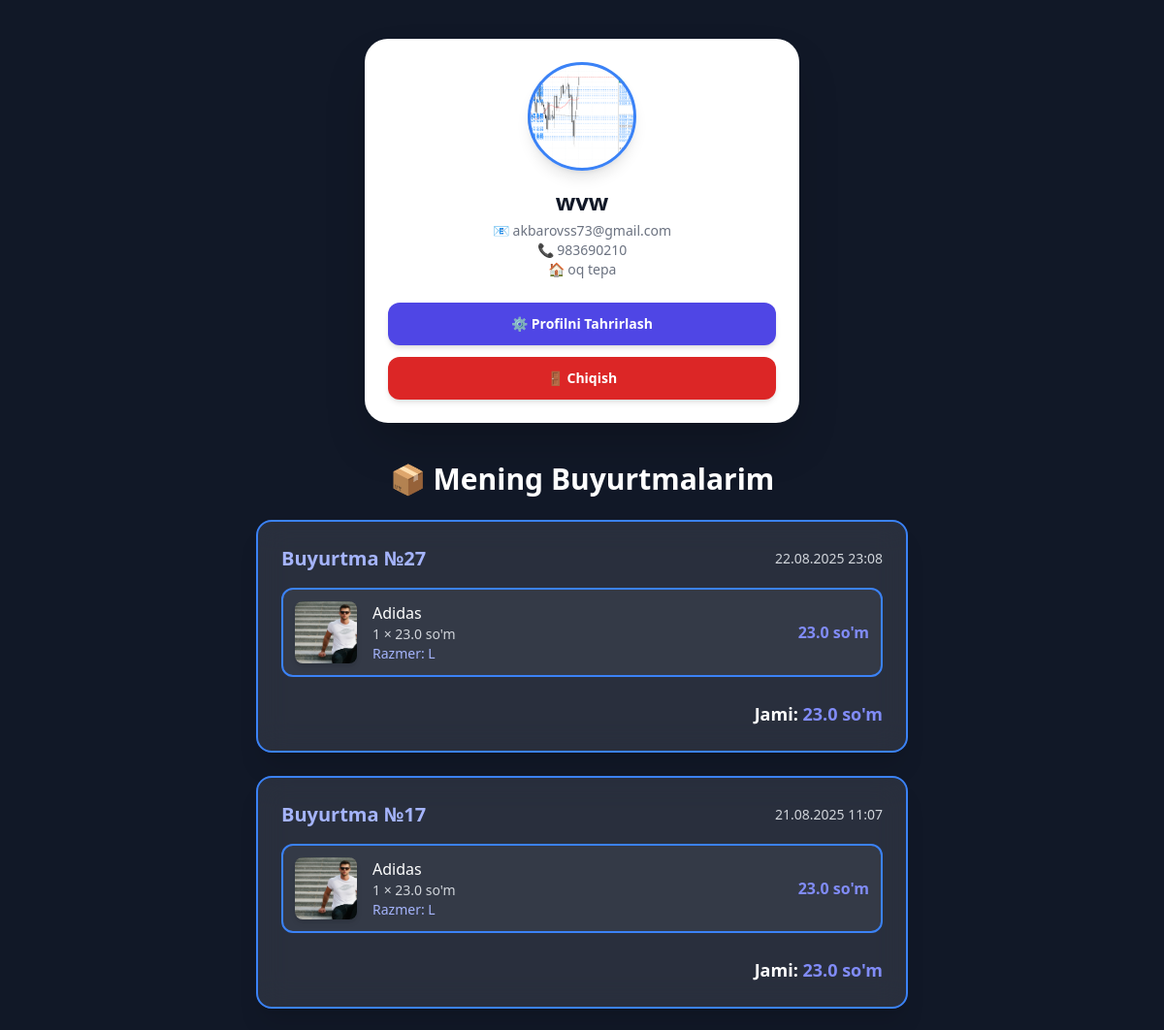
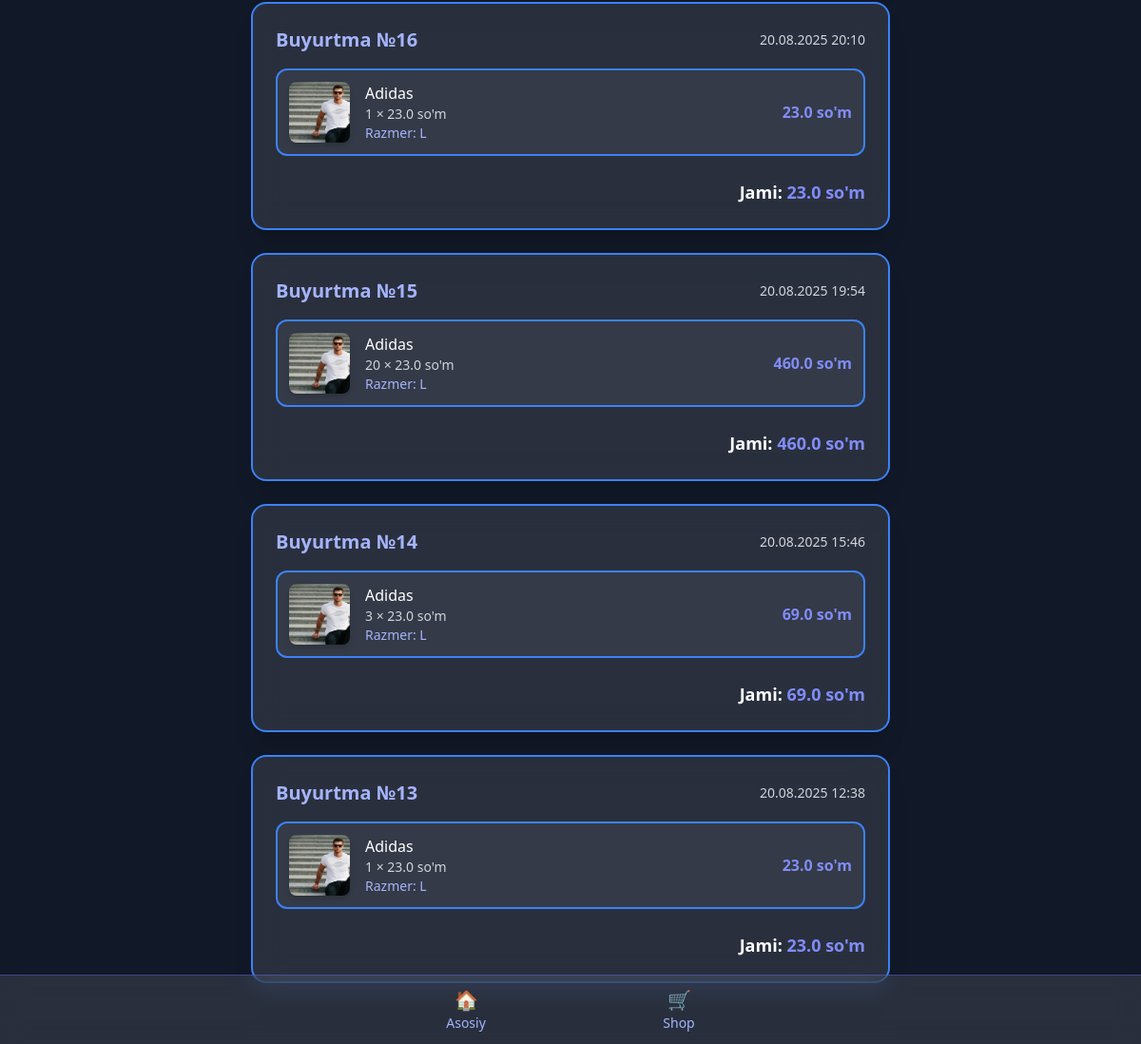
Screenshot of /user/profile/ (signed in) with the database file from the repository (2 pictures, top to bottom).
### user/models.py (models this page shows, shortened)
class CustomUser(AbstractUser):
    phone = models.CharField(max_length=13, blank=True, null=True)
    address = models.TextField(blank=True, null=True)
    avatar = models.ImageField(upload_to='avatars/', blank=True, null=True)

### store/models.py (models this page shows, shortened)
class Order(models.Model):
    user = models.ForeignKey(settings.AUTH_USER_MODEL, on_delete=models.CASCADE, blank=True, null=True)
    customer_name = models.CharField(max_length=100)
    customer_phone = models.CharField(max_length=20)
    customer_address = models.CharField(max_length=255)
    created_at = models.DateTimeField(auto_now_add=True)
    data = models.JSONField(default=dict)

class Product(models.Model):
    CATEGORY_CHOICES = [
        ('krasovka', 'Krasovka'),
        ('shim', 'Shim'),
        ('kiyim', 'Kiyim'),
        ('kurtka', 'Kurtka'),
    ]
    name = models.CharField(max_length=255)
    category = models.CharField(max_length=50, choices=CATEGORY_CHOICES)
    image = ImageField(blank=True, manual_crop="")  # Uploadcare ImageField
    price = models.DecimalField(max_digits=10, decimal_places=2)

### user/views.py (the view)
# urls.py: path("profile/", views.profile, name="profile"),
@login_required
def profile(request):
    orders = Order.objects.filter(user=request.user).order_by("-created_at")
    for order in orders:
        total_price = 0
        data = order.data if isinstance(order.data, dict) else json.loads(order.data)
        for key, item in data.items():
            product = Product.objects.get(id=item['id'])
            item['name'] = product.name
            item['image'] = product.image.url
            item['price'] = float(product.price)
            item['total'] = item['price'] * int(item['qty'])
            total_price += item['total']
        order.data_items = data.values()  # 👈 template’da ishlatamiz
        order.total_price = total_price
    return render(request, 'user/profile.html', {'orders': orders})

### templates/user/profile.html (shortened to what this page needs)
<!DOCTYPE html>
<html lang="uz">
<head>
  <script src="https://cdn.tailwindcss.com"></script>
</head>
<body class="bg-gray-900 text-white">
  <div class="relative min-h-screen">
    <div class="relative z-10 px-4 sm:px-6 py-10">
      <div class="bg-white text-gray-900 rounded-3xl shadow-2xl p-6 text-center animate-fadeIn max-w-md mx-auto">
        <div class="relative w-28 h-28 mx-auto rounded-full shadow-lg">
          <div class="absolute inset-0 rounded-full border-[3px] border-blue-500 animate-glow"></div>
          <div class="w-full h-full rounded-full overflow-hidden">
            {% if user.avatar %}
            <img src="{{ user.avatar.url }}" alt="Avatar" class="w-full h-full object-cover">
            {% else %}
            <img src="https://via.placeholder.com/150" alt="Avatar" class="w-full h-full object-cover">
            {% endif %}
          </div>
        </div>
        <h2 class="mt-4 text-xl sm:text-2xl font-bold">{{ user.username }}</h2>
        <p class="text-gray-500 text-sm mt-1 break-words">📧 {{ user.email }}</p>
        <p class="text-gray-500 text-sm break-words">📞 {{ user.phone }}</p>
        <p class="text-gray-500 text-sm break-words">🏠 {{ user.address }}</p>
        <div class="mt-6 flex flex-col gap-3">
          <a href="{% url 'user:edit_profile' %}"
            class="w-full py-3 rounded-xl bg-indigo-600 text-white font-semibold shadow-md hover:bg-indigo-700 transition transform hover:scale-105 text-sm">
            ⚙️ Profilni Tahrirlash
          </a>
          <a href="{% url 'user:logout' %}"
            class="w-full py-3 rounded-xl bg-red-600 text-white font-semibold shadow-md hover:bg-red-700 transition transform hover:scale-105 text-sm">
            🚪 Chiqish
          </a>
        </div>
      </div>
      <h2 class="text-2xl sm:text-3xl font-bold text-center text-white mt-10 mb-6 animate-slideUp">
        📦 Mening Buyurtmalarim
      </h2>
      {% if orders %}
      <div class="space-y-6 max-w-2xl mx-auto">
        {% for order in orders %}
        <div
          class="neon-border bg-white/10 backdrop-blur-lg rounded-2xl shadow-xl p-6 animate-fadeIn hover:scale-[1.02] transition duration-300">
          <div class="flex justify-between items-center mb-4">
            <h3 class="text-lg sm:text-xl font-semibold text-indigo-300">
              Buyurtma №{{ order.id }}
            </h3>
            <span class="text-sm text-gray-300">
              {{ order.created_at|date:"d.m.Y H:i" }}
            </span>
          </div>
          <ul class="space-y-4">
            {% for item in order.data_items %}
            <li class="neon-border flex items-center gap-4 rounded-xl p-3 bg-white/5 hover:bg-white/10 transition">
              <div class="w-16 h-16 flex-shrink-0 rounded-lg overflow-hidden shadow-md">
                <img src="{{ item.image }}" alt="{{ item.name }}" class="w-full h-full object-cover">
              </div>
              <div class="flex-1">
                <p class="font-medium text-white">{{ item.name }}</p>
                <p class="text-gray-300 text-sm">{{ item.qty }} × {{ item.price }} so'm</p>
                {% if item.size %}
                <p class="text-indigo-300 text-sm">Razmer: {{ item.size }}</p>
                {% endif %}
              </div>
              <span class="font-semibold text-indigo-400">{{ item.total }} so'm</span>
            </li>
            {% endfor %}
          </ul>
          <div class="mt-6 text-right">
            <p class="text-lg font-bold text-white">
              Jami: <span class="text-indigo-400">{{ order.total_price }} so'm</span>
            </p>
          </div>
        </div>
        {% endfor %}
      </div>
      {% else %}
      <p class="text-center text-gray-400 text-lg mt-6 animate-fadeIn">
        Sizda hali buyurtmalar yo‘q.
      </p>
      {% endif %}
<br>
<footer
  class="fixed bottom-0 left-0 w-full bg-white/10 backdrop-blur-md border-t border-indigo-500/40 shadow-lg">
  <div class="max-w-md mx-auto flex justify-around items-center py-3">
    <a href="{% url 'home' %}"
      class="flex flex-col items-center text-indigo-300 hover:text-indigo-400 transition">
      <span class="text-xl">🏠</span>
      <span class="text-sm font-medium">Asosiy</span>
    </a>
    <a href="{% url 'shop' %}"
      class="flex flex-col items-center text-indigo-300 hover:text-indigo-400 transition">
      <span class="text-xl">🛒</span>
      <span class="text-sm font-medium">Shop</span>
    </a>
  </div>
</footer>

### templates/user/profile.html (style rules this page uses)
body { background: url("https://avatars.mds.yandex.net/i?id=5658726d9b781e9cd35f24d7a3b4e664_l-5233360-images-thumbs&n=13") no-repeat center center fixed; background-size: cover; }
.animate-fadeIn { animation: fadeIn 0.8s ease-out; }
.animate-slideUp { animation: slideUp 0.6s ease-out; }
.neon-border { border: 2px solid #3b82f6; animation: neon-glow 2s infinite alternate; }
.animate-glow { animation: glow 10s ease-in-out infinite; }
.animate-glow { animation: glow 2s ease-in-out infinite; }

### rows the page displays
CustomUser: avatar (picture), username "wvw", email "akbarovss73@gmail.com", phone "983690210", address "oq tepa"
Order: id "27", created_at "22.08.2025 23:08", qty "1", price "23.0", size "L", total "23.0", total_price "23.0"
Product: name "Adidas" "Adidas" "Adidas" "Adidas" "Adidas" "Adidas"
Order: id "17", created_at "21.08.2025 11:07", qty "1", price "23.0", size "L", total "23.0", total_price "23.0"
Order: id "16", created_at "20.08.2025 20:10", qty "1", price "23.0", size "L", total "23.0", total_price "23.0"
Order: id "15", created_at "20.08.2025 19:54", qty "20", price "23.0", size "L", total "460.0", total_price "460.0"
Order: id "14", created_at "20.08.2025 15:46", qty "3", price "23.0", size "L", total "69.0", total_price "69.0"
Order: id "13", created_at "20.08.2025 12:38", qty "1", price "23.0", size "L", total "23.0", total_price "23.0"
